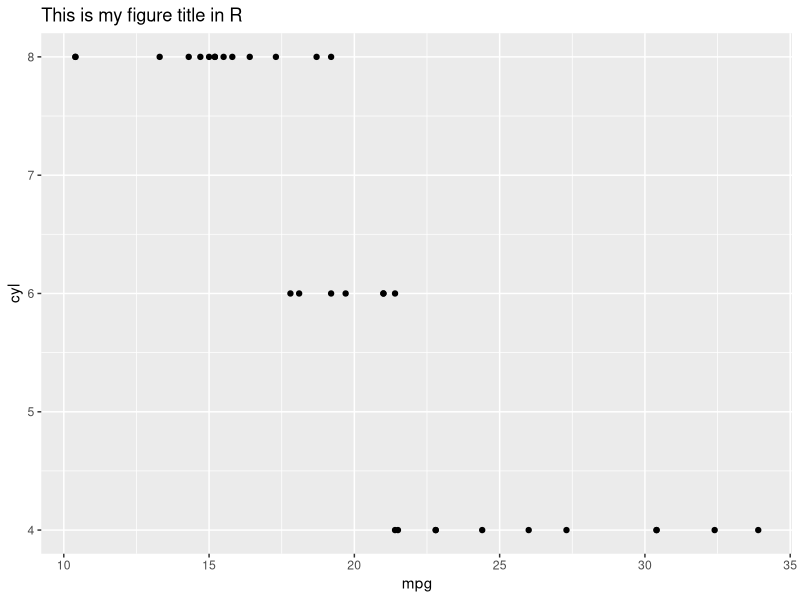

The R script that drew this image:
## ---- chunk 1
#| include: FALSE
#| warning: FALSE

library(tidyverse)

## ---- chunk 2
# include: TRUE

apple <- 1

1 + apple

## ---- chunk 3
#| echo: false
#| label: fig-plot
#| cap-location: top
#| fig-cap: "This is my caption at the top of my figure"

ggplot(mtcars, aes(mpg, cyl)) +
  geom_point() +
  labs(title = "This is my figure title in R")

## ---- chunk 4
# Here is an R code block generated using the editor
